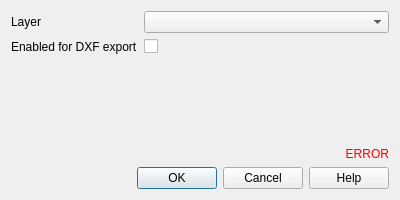
<?xml version="1.0" encoding="UTF-8"?>
<ui version="4.0">
 <class>Dialog</class>
 <widget class="QDialog" name="Dialog">
  <property name="geometry">
   <rect>
    <x>0</x>
    <y>0</y>
    <width>400</width>
    <height>200</height>
   </rect>
  </property>
  <property name="windowTitle">
   <string>DXF Export Layer</string>
  </property>
  <layout class="QVBoxLayout" name="verticalLayout">
   <item>
    <layout class="QFormLayout" name="formLayout">
     <item row="0" column="0">
      <widget class="QLabel" name="label_layer">
       <property name="text">
        <string>Layer</string>
       </property>
      </widget>
     </item>
     <item row="0" column="1">
      <widget class="QgsMapLayerComboBox" name="layer"/>
     </item>
     <item row="1" column="0">
      <widget class="QLabel" name="label_enabled">
       <property name="text">
        <string>Enabled for DXF export</string>
       </property>
      </widget>
     </item>
     <item row="1" column="1">
      <widget class="QCheckBox" name="enabled">
       <property name="text">
        <string/>
       </property>
      </widget>
     </item>
    </layout>
   </item>
   <item>
    <spacer name="verticalSpacer">
     <property name="orientation">
      <enum>Qt::Vertical</enum>
     </property>
     <property name="sizeHint" stdset="0">
      <size>
       <width>20</width>
       <height>40</height>
      </size>
     </property>
    </spacer>
   </item>
   <item>
    <widget class="QLabel" name="error">
     <property name="styleSheet">
      <string notr="true">QLabel { color : red; }</string>
     </property>
     <property name="text">
      <string notr="true">ERROR</string>
     </property>
     <property name="alignment">
      <set>Qt::AlignRight|Qt::AlignTrailing|Qt::AlignVCenter</set>
     </property>
    </widget>
   </item>
   <item>
    <widget class="QDialogButtonBox" name="button_box">
     <property name="orientation">
      <enum>Qt::Horizontal</enum>
     </property>
     <property name="standardButtons">
      <set>QDialogButtonBox::Cancel|QDialogButtonBox::Help|QDialogButtonBox::Ok</set>
     </property>
    </widget>
   </item>
  </layout>
 </widget>
 <customwidgets>
  <customwidget>
   <class>QgsMapLayerComboBox</class>
   <extends>QComboBox</extends>
   <header>qgis.gui</header>
  </customwidget>
 </customwidgets>
 <resources/>
 <connections/>
</ui>
